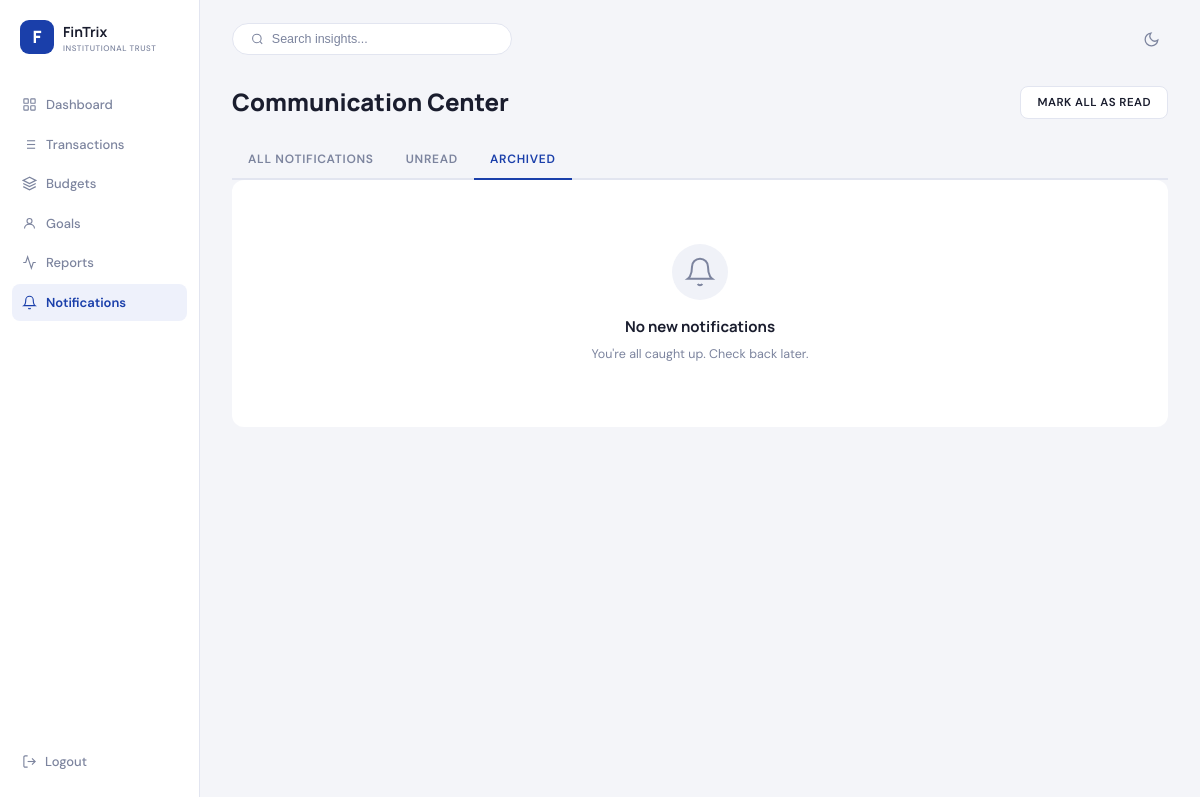
The app's page /notifications/?tab=archived, older data.
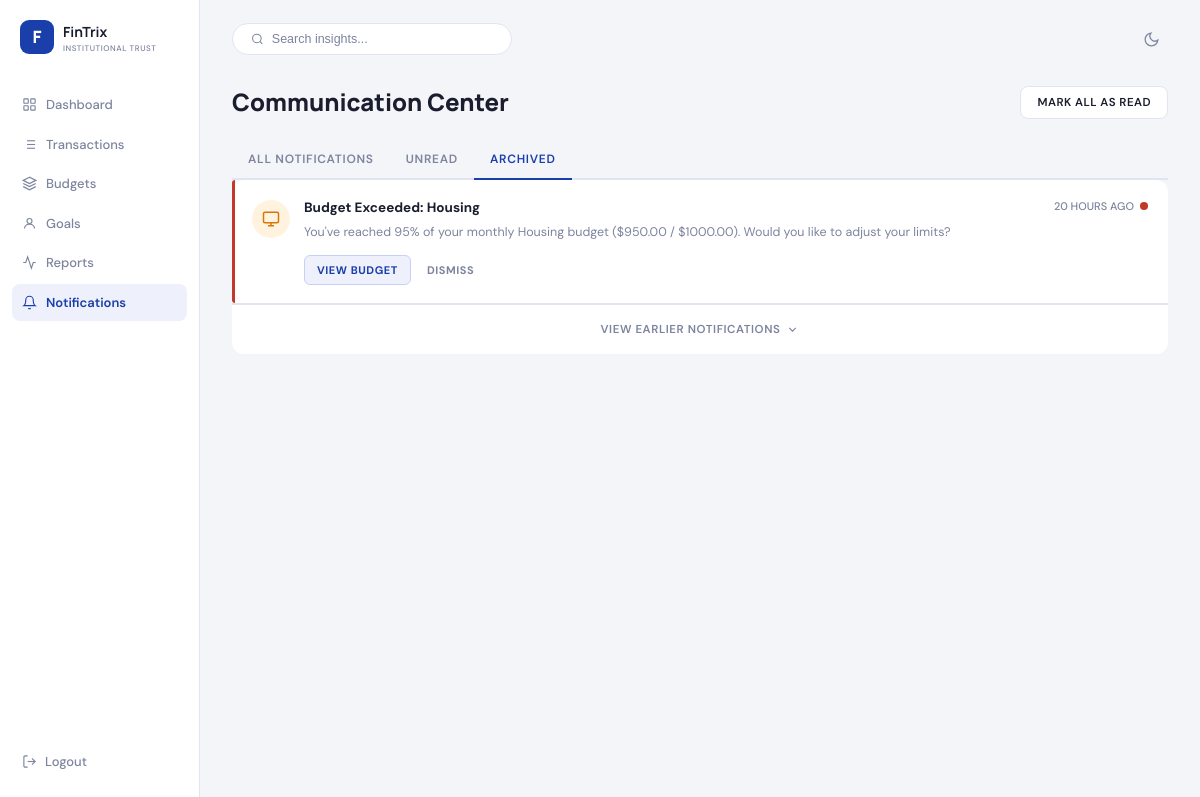
The same page, newer data.
### notifications/models.py (models this page shows, shortened)
class Notification(models.Model):
    NOTIFICATION_TYPES = [
        ("budget",      "Budget Warning"),
        ("transaction", "Transaction"),
        ("security",    "Security"),
        ("system",      "System"),
    ]
    category_budget = models.ForeignKey(
        CategoryBudget,
        on_delete=models.CASCADE,
        related_name="notifications",
        null=True,
        blank=True,   # security/system notifications have no budget link
    )
    notification_type = models.CharField(
        max_length=20,
        choices=NOTIFICATION_TYPES,
        default="budget",
    )
    title   = models.CharField(max_length=255)
    message = models.TextField()
    is_read = models.BooleanField(default=False)
    is_archived = models.BooleanField(default=False)
    created_at = models.DateTimeField(auto_now_add=True)
    class Meta:
        ordering = ["-created_at"]

### notifications/views.py (the view)
# urls.py: path("", views.notification_center, name="notification_center"),
def notification_center(request):
    for cb in CategoryBudget.objects.select_related("category").all():
        NotificationController.check_threshold(cb)
    tab = request.GET.get("tab", "all")   # all | unread | archived
    all_qs      = Notification.objects.select_related("category_budget__category")
    unread_qs   = all_qs.filter(is_read=False, is_archived=False)
    archived_qs = all_qs.filter(is_archived=True)
    if tab == "unread":
        notifications = list(unread_qs)
    elif tab == "archived":
        notifications = list(archived_qs)
    else:
        notifications = list(all_qs.filter(is_archived=False))
    _annotate_time(notifications)
    context = {
        "notifications":    notifications,
        "has_notifications": len(notifications) > 0,
        "unread_count":     unread_qs.count(),
        "archived_count":   archived_qs.count(),
        "active_tab":       tab,
    }
    return render(request, "notifications.html", context)

### notifications/models.py (called while the page is built, shortened)
    @classmethod
    def check_threshold(cls, cb: CategoryBudget) -> None:
        if cb.limit <= 0:
            return
        percentage_used = (cb.spent_amount / cb.limit) * 100

### notifications/views.py (called while the page is built)
def _annotate_time(notifications):
    now = timezone.now()
    result = []
    for n in notifications:
        delta = now - n.created_at
        if delta.total_seconds() < 3600:
            time_label = f"{int(delta.total_seconds() // 60)} MIN AGO"
        elif delta.total_seconds() < 86400:
            time_label = f"{int(delta.total_seconds() // 3600)} HOURS AGO"
        elif delta.days == 1:
            time_label = "YESTERDAY"
        else:
            time_label = f"{delta.days} DAYS AGO"
        n.time_label = time_label
    return notifications

### notifications/templates/notifications.html (shortened to what the changed rows need)
{% load static %}
<!DOCTYPE html>
<html lang="en">
<head>
  <link rel="stylesheet" href="{% static 'css/style-notifications.css' %}" />
</head>
<body>
<div class="app">
  <main class="main">
    <div class="page-header">
      <h1 class="page-title">Communication Center</h1>
    </div>
    <div class="notif-list" id="notifList">
      {% if has_notifications %}
        {% for notif in notifications %}
        <div class="notif-item {% if not notif.is_read %}notif-unread{% endif %} notif-{{ notif.notification_type }}"
             data-id="{{ notif.id }}"
             data-title="{{ notif.title|lower }}">
          <div class="notif-accent"></div>
          <div class="notif-ico notif-ico-{{ notif.notification_type }}">
            {% if notif.notification_type == "security" %}
              <svg viewBox="0 0 24 24" fill="none" stroke="currentColor" stroke-width="2" width="18" height="18"><path d="M10.29 3.86L1.82 18a2 2 0 0 0 1.71 3h16.94a2 2 0 0 0 1.71-3L13.71 3.86a2 2 0 0 0-3.42 0z"/><line x1="12" y1="9" x2="12" y2="13"/><line x1="12" y1="17" x2="12.01" y2="17"/></svg>
            {% elif notif.notification_type == "budget" %}
              <svg viewBox="0 0 24 24" fill="none" stroke="currentColor" stroke-width="2" width="18" height="18"><rect x="2" y="3" width="20" height="14" rx="2"/><line x1="8" y1="21" x2="16" y2="21"/><line x1="12" y1="17" x2="12" y2="21"/></svg>
            {% elif notif.notification_type == "transaction" %}
              <svg viewBox="0 0 24 24" fill="none" stroke="currentColor" stroke-width="2" width="18" height="18"><polyline points="17 1 21 5 17 9"/><path d="M3 11V9a4 4 0 0 1 4-4h14"/><polyline points="7 23 3 19 7 15"/><path d="M21 13v2a4 4 0 0 1-4 4H3"/></svg>
            {% else %}
              <svg viewBox="0 0 24 24" fill="none" stroke="currentColor" stroke-width="2" width="18" height="18"><circle cx="12" cy="12" r="10"/><line x1="12" y1="8" x2="12" y2="12"/><line x1="12" y1="16" x2="12.01" y2="16"/></svg>
            {% endif %}
          </div>
          <div class="notif-body">
            <div class="notif-top">
              <p class="notif-title">{{ notif.title }}</p>
              <div class="notif-meta">
                <span class="notif-time">{{ notif.time_label }}</span>
                {% if not notif.is_read %}
                <span class="notif-dot"></span>
                {% endif %}
              </div>
            </div>
            <p class="notif-msg">{{ notif.message }}</p>
            <div class="notif-actions">
              {% if notif.notification_type == "security" %}
                <form method="POST" action="{% url 'mark_as_read' notif.id %}" style="display:inline">
                  {% csrf_token %}
                  <button type="submit" class="act-btn act-primary">SECURE ACCOUNT</button>
                </form>
                <form method="POST" action="{% url 'mark_as_read' notif.id %}" style="display:inline">
                  {% csrf_token %}
                  <button type="submit" class="act-btn act-ghost">I RECOGNIZE THIS</button>
                </form>
              {% elif notif.notification_type == "budget" and notif.category_budget %}
                <a href="{% url 'navigate_to_budget' notif.id %}" class="act-btn act-primary">VIEW BUDGET</a>
                <form method="POST" action="{% url 'archive_notification' notif.id %}" style="display:inline">
                  <button type="submit" class="act-btn act-ghost">DISMISS</button>
                </form>
              {% else %}
                <form method="POST" action="{% url 'mark_as_read' notif.id %}" style="display:inline">
                  {% csrf_token %}
                  <button type="submit" class="act-btn act-ghost">MARK AS READ</button>
                </form>
              {% endif %}
            </div>
          </div>
        </div>
        {% endfor %}
        <div class="view-earlier">
          <span>VIEW EARLIER NOTIFICATIONS</span>
          <svg viewBox="0 0 24 24" fill="none" stroke="currentColor" stroke-width="2" width="13" height="13"><polyline points="6 9 12 15 18 9"/></svg>
        </div>
      {% else %}
        <div class="empty-state">
          <div class="empty-ico">
            <svg viewBox="0 0 24 24" fill="none" stroke="currentColor" stroke-width="1.5" width="32" height="32"><path d="M18 8A6 6 0 0 0 6 8c0 7-3 9-3 9h18s-3-2-3-9"/><path d="M13.73 21a2 2 0 0 1-3.46 0"/></svg>
          </div>
          <p class="empty-title">No new notifications</p>
          <p class="empty-sub">You're all caught up. Check back later.</p>
        </div>
      {% endif %}
    </div>
  </main>
</div>
</body>
</html>

Row changes from the older to the newer data that the page shows:
added Notification: notification_type "budget" (drawn), title "Budget Exceeded: Housing", time_label "20 HOURS AGO", is_read False (drawn), message "You've reached 95% of your monthly Housing budget ($950.00 / $1000.00). Would you like to adjust your limits?"
Text that changed along with them:
text no longer shown: "No new notifications You're all caught up. Check back later."
text now shown: "VIEW EARLIER NOTIFICATIONS"
